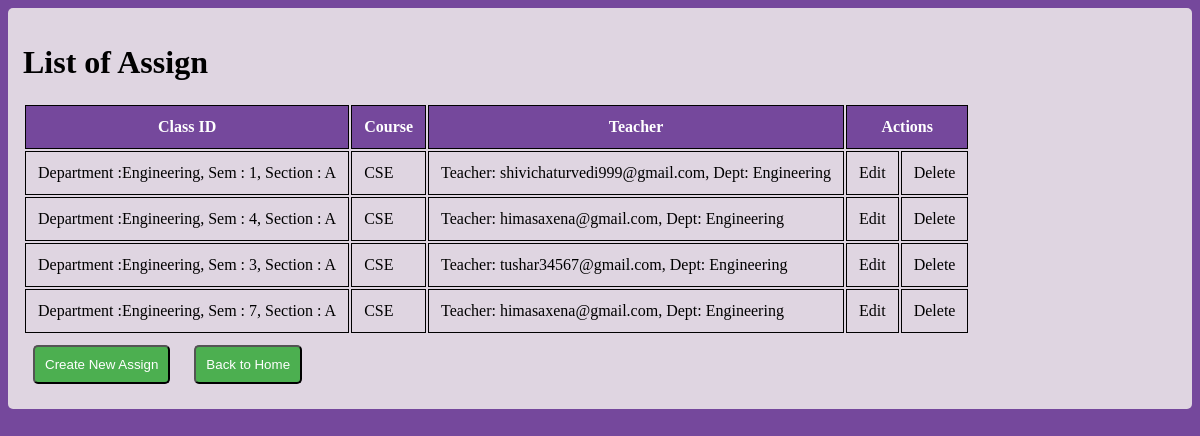
Page /assigns/ on the committed database.
### erp/models.py (models this page shows, shortened)
class Assign(models.Model):
    class_id = models.ForeignKey(Class, on_delete=models.CASCADE)
    course = models.ForeignKey(Course, on_delete=models.CASCADE)
    teacher = models.ForeignKey(Teacher, on_delete=models.CASCADE)
    class Meta:
        unique_together = (('course', 'class_id', 'teacher'),)

class Class(models.Model):
    id = models.CharField(primary_key=True, max_length=100)
    dept = models.ForeignKey(Dept, on_delete=models.CASCADE)
    name = models.CharField(max_length=50, default='Engineering')
    section = models.CharField(max_length=100)
    sem = models.IntegerField()
    class Meta:
        verbose_name_plural = 'classes'
    def __str__(self):
        d = Dept.objects.get(name=self.name)
        return f"Department :{d.name}, Sem : {self.sem}, Section : {self.section}"

class Dept(models.Model):
    id = models.CharField(primary_key=True, max_length=100)
    name = models.CharField(max_length=100, default="Engineering")

class Course(models.Model):
    id = models.CharField(primary_key=True, max_length=100)
    dept = models.ForeignKey(Dept, on_delete=models.CASCADE)
    name = models.CharField(max_length=100, choices=Branch, default='CSE')
    shortname = models.CharField(max_length=50, default='X')
    def __str__(self):
        return self.name

class Teacher(models.Model):
    user = models.OneToOneField(CustomUser, on_delete=models.CASCADE, related_name='teacher_profile')
    password = models.CharField(max_length=25, default='abcd1234')
    id = models.CharField(primary_key=True, max_length=100)
    dept = models.ForeignKey(Dept, on_delete=models.CASCADE)
    dob = models.DateField()
    gender = models.CharField(max_length=1, choices=GENDER_CHOICES, default='M')
    def __str__(self):
        return f"Teacher: {self.user.email}, Dept: {self.dept.name}"

class CustomUser(AbstractBaseUser, PermissionsMixin):
    email = models.EmailField(unique=True)
    first_name = models.CharField(max_length=50)
    last_name = models.CharField(max_length=50)
    is_active = models.CharField(max_length=3, choices=[('yes', 'yes'), ('no', 'no')], default='yes')
    is_staff = models.CharField(max_length=3, choices=[('yes', 'yes'), ('no', 'no')], default='no')
    is_student = models.CharField(max_length=3, choices=[('yes', 'yes'), ('no', 'no')], default='yes')
    is_teacher = models.CharField(max_length=3, choices=[('yes', 'yes'), ('no', 'no')], default='no')
    date_joined = models.DateField(auto_now_add=True)
    groups = models.ManyToManyField(
        Group,
        related_name='customuser_set',  # Specify a custom related_name
        blank=True
    )
    user_permissions = models.ManyToManyField(
        Permission,
        related_name='customuser_set',  # Specify a custom related_name
        blank=True
    )
    objects = CustomUserManager()
    USERNAME_FIELD = 'email'
    REQUIRED_FIELDS = ['first_name', 'last_name']

### erp/views.py (the view)
# urls.py: path('assigns/', views.assign_list, name='assign_list'),
def assign_list(request):
    assigns = Assign.objects.all()
    return render(request, 'erp/assign_list.html', {'assigns': assigns})

### erp/templates/erp/assign_list.html (shortened to what this page needs)
<!DOCTYPE html>
<html lang="en">
<head>
</head>
<body>
    <div class="container">
        <h1>List of Assign</h1>
    <table>
        <thead>
            <tr>
                <th>Class ID</th>
                <th>Course</th>
                <th>Teacher</th>
                <th colspan="2">Actions</th>
            </tr>
        </thead>
        <tbody>
            {% for assign in assigns %}
            <tr>
                <td>{{ assign.class_id }}</td>
                <td>{{ assign.course }}</td>
                <td>{{ assign.teacher }}</td>
                <td>
                    <a href="{% url 'assign_update' assign.pk %}">Edit</a>
                </td>
                <td>
                    <a href="{% url 'assign_delete' assign.pk %}">Delete</a>
                </td>
            </tr>
            {% endfor %}
        </tbody>
    </table>
    <button>
        <a href="{% url 'assign_create' %}">Create New Assign</a>
    </button>
    <button>
        <a href="{% url 'home' %}">Back to Home</a>
    </button>
    </div>
</body>
</html>

### erp/templates/erp/assign_list.html (style rules this page uses)
body { background-color: rgb(117, 72, 156); }
.container { background-color:rgb(223, 213, 225); padding: 15px; border-radius: 5px; }
table thead { background-color: rgb(117, 72, 156); color: white; }
table td, th { border: 1px solid #000; padding: 12px; }
a { text-decoration: none; color: black; }
button { background-color: #4CAF50; margin: 10px; padding: 10px; border-radius: 5px; }
button a { color: white; }

### rows in the picture
Assign: class_id "Department :Engineering, Sem : 1, Section : A", course "CSE", teacher "Teacher: shivichaturvedi999@gmail.com, Dept: Engineering"
Assign: class_id "Department :Engineering, Sem : 4, Section : A", course "CSE", teacher "Teacher: himasaxena@gmail.com, Dept: Engineering"
Assign: class_id "Department :Engineering, Sem : 3, Section : A", course "CSE", teacher "Teacher: tushar34567@gmail.com, Dept: Engineering"
Assign: class_id "Department :Engineering, Sem : 7, Section : A", course "CSE", teacher "Teacher: himasaxena@gmail.com, Dept: Engineering"
